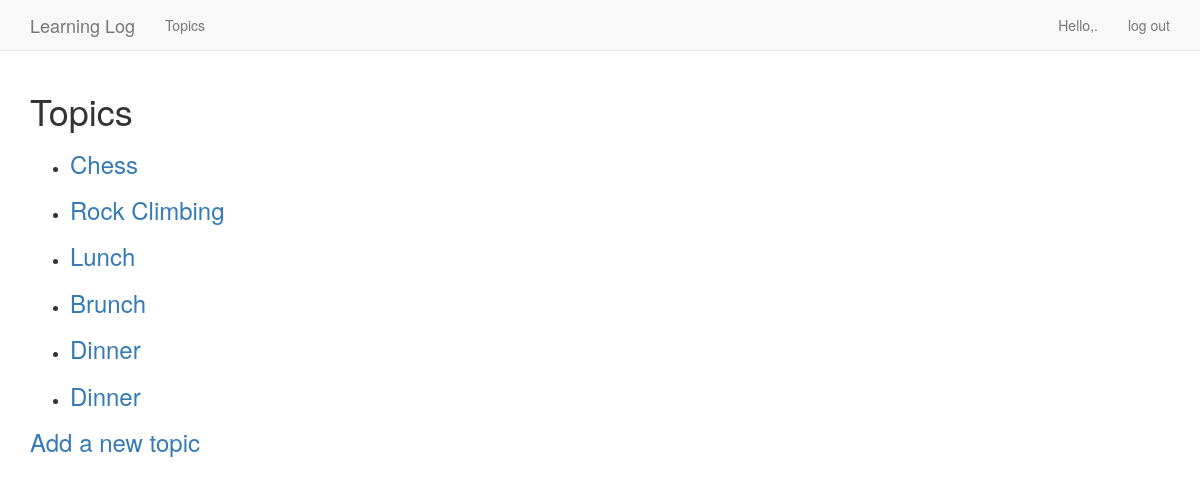
The page /topics/ (signed in) on the database its author committed.
### learning_logs/models.py (models this page shows)
class Topic(models.Model):
	text = models.CharField(max_length=200)
	date_added = models.DateTimeField(auto_now_add=True)
	owner = models.ForeignKey(User, on_delete=models.CASCADE)
	def __str__(self):
		return self.text

### learning_logs/views.py (the view)
# urls.py: re_path(r'^topics/$', views.topics, name = 'topics'),
@login_required
def topics(request):
	topics = Topic.objects.filter(owner=request.user).order_by('date_added')
	context = {'topics': topics}
	return render(request, 'learning_logs/topics.html', context)

### learning_logs/templates/learning_logs/topics.html
{% extends "learning_logs/base.html" %}
{% block header %}
<h1>Topics</h1>
{% endblock header %}
{% block content %}
  <ul>
  	{% for topic in topics %}
  	  <li>
  	  	<h3>
  	  	  <a href="{% url 'learning_logs:topic' topic.id %}">{{ topic }}</a>
  	  	</h3>
  	  </li>
  	{% empty %}
  	  <li>No topics have been added yet.</li>
  	  {% endfor %}
  </ul>
    <h3><a href="{% url 'learning_logs:new_topic' %}">Add a new topic</a></h3>
 {% endblock content %}

### rows shown on the page
Topic: text "Chess"
Topic: text "Rock Climbing"
Topic: text "Lunch"
Topic: text "Brunch"
Topic: text "Dinner"
Topic: text "Dinner"
